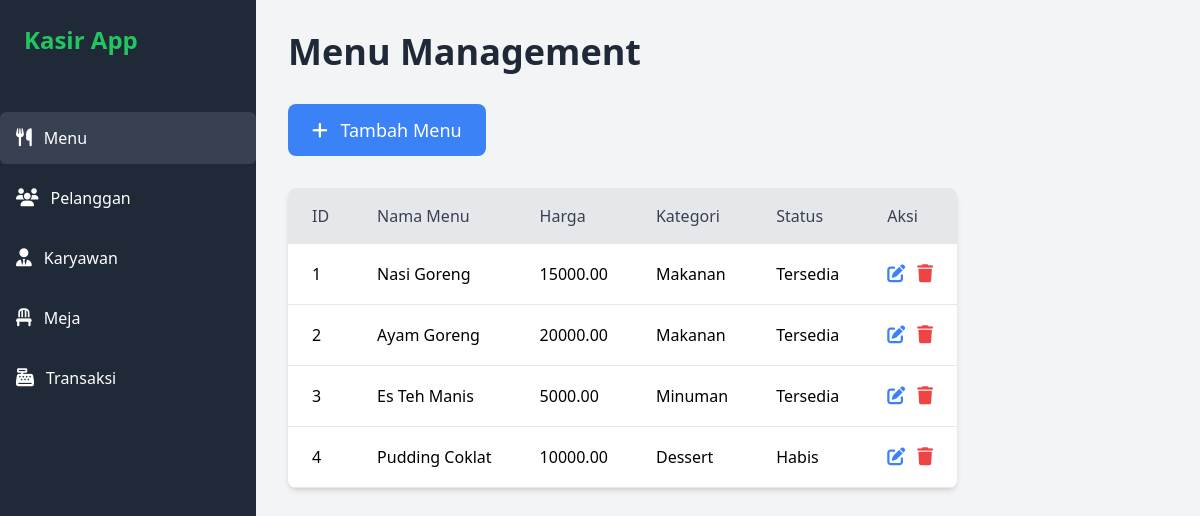
The app's page /menu/menu.php with its own data.
### tables this page shows
CREATE TABLE menu (
    id_menu INT AUTO_INCREMENT PRIMARY KEY,
    nama_menu VARCHAR(100) NOT NULL,
    harga DECIMAL(10,2) NOT NULL,
    kategori ENUM('Makanan', 'Minuman', 'Dessert') NOT NULL,
    deskripsi TEXT,
    gambar VARCHAR(255),
    status ENUM('Tersedia', 'Habis') NOT NULL DEFAULT 'Tersedia'
);

### menu/menu.php (the view, shortened to what this page needs)
<?php
include '../includes/db.php';
$sql = "SELECT * FROM menu";
$result = $conn->query($sql);
?>
<!DOCTYPE html>
<html lang="en">
<head>
    <link rel="stylesheet" href="https://cdnjs.cloudflare.com/ajax/libs/font-awesome/6.5.1/css/all.min.css">
    <script src="https://cdn.tailwindcss.com"></script>
</head>
<body class="flex bg-gray-100 font-sans">
    <div class="w-64 bg-gray-800 text-white min-h-screen fixed top-0 left-0">
        <div class="p-6">
            <h1 class="text-2xl font-bold text-green-500">Kasir App</h1>
        </div>
        <ul class="mt-8 space-y-2">
            <li class="px-4 py-3 hover:bg-gray-700 cursor-pointer flex items-center gap-3 bg-gray-700 rounded-md">
                <i class="fas fa-utensils text-lg"></i>
                <a href="../menu/menu.php" class="block flex-grow">Menu</a>
            </li>
            <li class="px-4 py-3 hover:bg-gray-700 cursor-pointer flex items-center gap-3 rounded-md">
                <i class="fas fa-users text-lg"></i>
                <a href="../pelanggan/pelanggan.php" class="block flex-grow">Pelanggan</a>
            </li>
            <li class="px-4 py-3 hover:bg-gray-700 cursor-pointer flex items-center gap-3 rounded-md">
                <i class="fas fa-user-tie text-lg"></i>
                <a href="../karyawan/karyawan.php" class="block flex-grow">Karyawan</a>
            </li>
            <li class="px-4 py-3 hover:bg-gray-700 cursor-pointer flex items-center gap-3 rounded-md">
                <i class="fas fa-chair text-lg"></i>
                <a href="../meja/meja.php" class="block flex-grow">Meja</a>
            </li>
            <li class="px-4 py-3 hover:bg-gray-700 cursor-pointer flex items-center gap-3 rounded-md">
                <i class="fas fa-cash-register text-lg"></i>
                <a href="../transaksi/transaksi.php" class="block flex-grow">Transaksi</a>
            </li>
        </ul>
    </div>
    <div class="ml-64 p-8">
        <h1 class="text-4xl font-bold text-gray-800 mb-8">Menu Management</h1>
        <a href="create.php"
            class="bg-blue-500 text-white px-6 py-3 rounded-lg hover:bg-blue-600 transition duration-300 text-lg inline-block mb-8">
            <i class="fas fa-plus mr-2"></i>
            <span>Tambah Menu</span>
        </a>
        <div class="bg-white shadow-md rounded-lg overflow-x-auto">
            <table class="w-full text-left border-collapse max-w-screen-xl mx-auto">
                <thead class="bg-gray-200">
                    <tr>
                        <th class="px-6 py-4 font-medium text-gray-700">ID</th>
                        <th class="px-6 py-4 font-medium text-gray-700">Nama Menu</th>
                        <th class="px-6 py-4 font-medium text-gray-700">Harga</th>
                        <th class="px-6 py-4 font-medium text-gray-700">Kategori</th>
                        <th class="px-6 py-4 font-medium text-gray-700">Status</th>
                        <th class="px-6 py-4 font-medium text-gray-700">Aksi</th>
                    </tr>
                </thead>
                <tbody>
                    <?php while ($row = $result->fetch_assoc()): ?>
                        <tr class="border-b hover:bg-gray-50 transition duration-300">
                            <td class="px-6 py-4"><?php echo htmlspecialchars($row['id_menu']); ?></td>
                            <td class="px-6 py-4"><?php echo htmlspecialchars($row['nama_menu']); ?></td>
                            <td class="px-6 py-4"><?php echo htmlspecialchars($row['harga']); ?></td>
                            <td class="px-6 py-4"><?php echo htmlspecialchars($row['kategori']); ?></td>
                            <td class="px-6 py-4"><?php echo htmlspecialchars($row['status']); ?></td>
                            <td class="px-6 py-4 flex items-center justify-center gap-3">
                                <a href="edit.php?id=<?php echo $row['id_menu']; ?>"
                                    class="text-blue-500 hover:text-blue-700" title="Edit">
                                    <i class="fas fa-edit text-lg"></i>
                                </a>
                                <a href="delete.php?id=<?php echo $row['id_menu']; ?>"
                                    onclick="return confirm('Apakah Anda yakin ingin menghapus menu ini?')"
                                    class="text-red-500 hover:text-red-700" title="Hapus">
                                    <i class="fas fa-trash text-lg"></i>
                                </a>
                            </td>
                        </tr>
                    <?php endwhile; ?>
                </tbody>
            </table>
        </div>
    </div>
</body>
</html>

### records on screen
menu: id_menu "1", nama_menu "Nasi Goreng", harga "15000.00", kategori "Makanan", status "Tersedia"
menu: id_menu "2", nama_menu "Ayam Goreng", harga "20000.00", kategori "Makanan", status "Tersedia"
menu: id_menu "3", nama_menu "Es Teh Manis", harga "5000.00", kategori "Minuman", status "Tersedia"
menu: id_menu "4", nama_menu "Pudding Coklat", harga "10000.00", kategori "Dessert", status "Habis"
